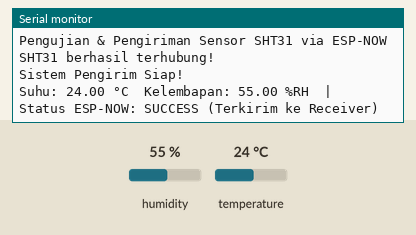
Recording of a sketch running on a simulated ESP32. Shown: the last lines printed to the serial monitor. The test bench sets the inputs (shaded band); at power-on: humidity 55 %, temperature 24 °C.

Above: at 2.2 s.
2.3 s: humidity set to 22 %
At 4.6 s:
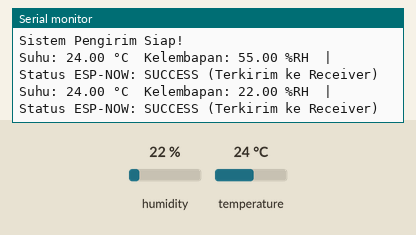
5.0 s: temperature set to 12 °C
At 6.4 s:
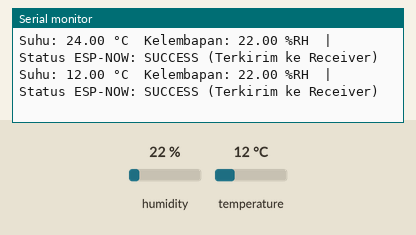
7.7 s: humidity set to 40 %
At 10.0 s:
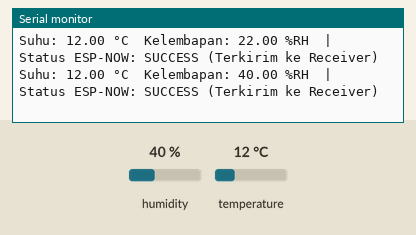
Timing chart, 0 to 11.5 s (numbered marks = the images above; inputs shaded):
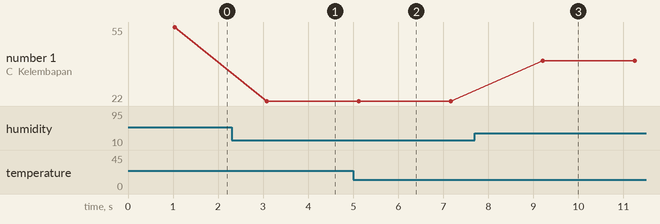

The sketch:

transmitSHT.ino
```cpp
#include <WiFi.h>
#include <esp_now.h>
#include <esp_wifi.h>
#include <Wire.h>
#include "Adafruit_SHT31.h"

// MAC Address ESP32 Receiver Anda
uint8_t broadcastAddress[] = {0xEC, 0xE3, 0x34, 0x14, 0xA1, 0x50};

// Struktur Data Pengiriman ESP-NOW
typedef struct struct_message {
  float temperature;
  float humidity;
} struct_message;

struct_message shtData;
esp_now_peer_info_t peerInfo;

// Inisialisasi objek sensor SHT31
Adafruit_SHT31 sht31 = Adafruit_SHT31();

// Callback status pengiriman (Kompatibel ESP32 Core v3.x)
void OnDataSent(const wifi_tx_info_t *info, esp_now_send_status_t status) {
  Serial.print("Status ESP-NOW: ");
  if (status == ESP_NOW_SEND_SUCCESS) {
    Serial.println("SUCCESS (Terkirim ke Receiver)");
  } else {
    Serial.println("FAIL (Gagal Terkirim)");
  }
}

void setup() {
  // Memulai komunikasi Serial
  Serial.begin(115200);
  delay(1000);

  Serial.println("\nPengujian & Pengiriman Sensor SHT31 via ESP-NOW");

  // Inisialisasi pin I2C ESP32 (SDA = 21, SCL = 22)
  Wire.begin();

  // Memulai sensor di alamat 0x44 (alamat default SHT31)
  if (!sht31.begin(0x44)) {
    Serial.println("Sensor SHT31 tidak terdeteksi. Cek kabel Anda!");
    while (1) delay(1); // Berhenti di sini jika sensor gagal diinisialisasi
  }

  Serial.println("SHT31 berhasil terhubung!");

  // Set Mode Wi-Fi STA & Kunci ke Channel 1
  WiFi.mode(WIFI_STA);
  esp_wifi_set_channel(1, WIFI_SECOND_CHAN_NONE);

  // Inisialisasi ESP-NOW
  if (esp_now_init() != ESP_OK) {
    Serial.println("Gagal Inisialisasi ESP-NOW");
    return;
  }

  esp_now_register_send_cb(OnDataSent);

  // Registrasi Peer Receiver
  memcpy(peerInfo.peer_addr, broadcastAddress, 6);
  peerInfo.channel = 1;
  peerInfo.encrypt = false;

  if (esp_now_add_peer(&peerInfo) != ESP_OK) {
    Serial.println("Gagal menambahkan Peer ESP-NOW!");
    return;
  }

  Serial.println("Sistem Pengirim Siap!\n");
}

void loop() {
  // Membaca suhu dan kelembapan
  float suhu = sht31.readTemperature();
  float kelembapan = sht31.readHumidity();

  // Mengecek apakah pembacaan suhu dan kelembapan berhasil (bukan NaN)
  if (!isnan(suhu) && !isnan(kelembapan)) {
    // Tampilkan log lokal di Serial Monitor
    Serial.print("Suhu: ");
    Serial.print(suhu, 2);
    Serial.print(" °C\t");
    Serial.print("Kelembapan: ");
    Serial.print(kelembapan, 2);
    Serial.print(" %RH\t| ");

    // Masukkan data ke struct
    shtData.temperature = suhu;
    shtData.humidity = kelembapan;

    // Kirim data via ESP-NOW ke ESP32 #2
    esp_now_send(broadcastAddress, (uint8_t *)&shtData, sizeof(shtData));
  } else {
    Serial.println("Gagal membaca suhu/kelembapan dari SHT31!");
  }

  // Tunggu 2 detik sebelum membaca & mengirim kembali
  delay(2000);
}
```

Measured:
- after the input at 2.3 s, the serial monitor: prints a new line after 0.78 s (image 1)
- after the input at 5.0 s, the serial monitor: prints a new line after 0.12 s (image 2)
- after the input at 7.7 s, the serial monitor: prints a new line after 1.5 s (image 3)
- plotted number 1: 55 → 22 after the input at 2.3 s, 22 → 40 after the input at 7.7 s
